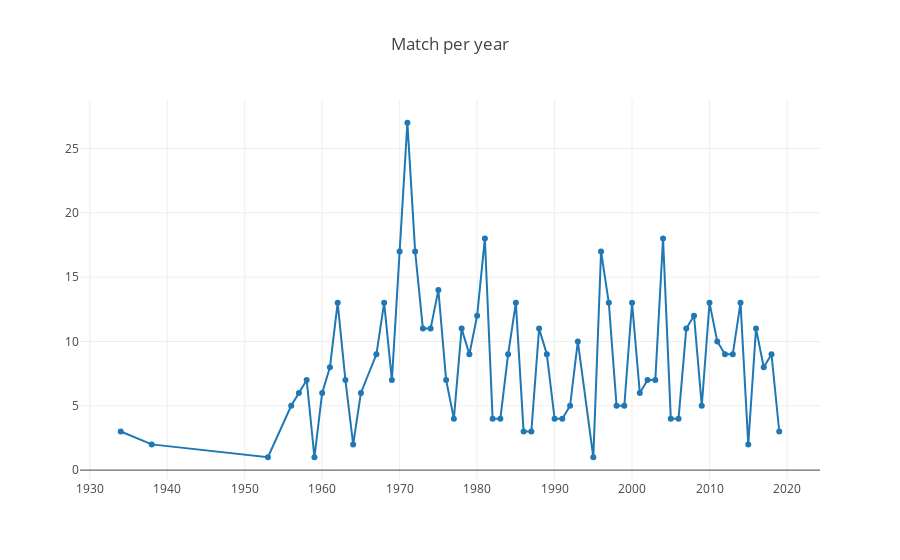

The notebook cell saved with this chart:
### Code cell
plot = go.Scatter(x = indonesiaYear.count().index, y = indonesiaYear.count()['win'], mode = 'lines+markers', name = 'Indonesia-match')
layout = go.Layout(title = 'Match per year')
fig = go.Figure(data = [plot], layout = layout)
fig.show()

### Figure 1 — Plotly figure (JSON) as saved in the notebook; plotly's stock layout.template omitted (floating-point values rounded to 4 significant figures)
{"data": [{"mode": "lines+markers", "name": "Indonesia-match", "type": "scatter", "uid": "a47236f9-0bbe-44e4-852f-64ce9ac5789a", "x": [1934, 1938, 1953, 1956, 1957, 1958, 1959, 1960, 1961, 1962, 1963, 1964, 1965, 1967, 1968, 1969, 1970, 1971, 1972, 1973, 1974, 1975, 1976, 1977, 1978, 1979, 1980, 1981, 1982, 1983, 1984, 1985, 1986, 1987, 1988, 1989, 1990, 1991, 1992, 1993, 1995, 1996, 1997, 1998, 1999, 2000, 2001, 2002, 2003, 2004, 2005, 2006, 2007, 2008, 2009, 2010, 2011, 2012, 2013, 2014, 2015, 2016, 2017, 2018, 2019], "y": [3, 2, 1, 5, 6, 7, 1, 6, 8, 13, 7, 2, 6, 9, 13, 7, 17, 27, 17, 11, 11, 14, 7, 4, 11, 9, 12, 18, 4, 4, 9, 13, 3, 3, 11, 9, 4, 4, 5, 10, 1, 17, 13, 5, 5, 13, 6, 7, 7, 18, 4, 4, 11, 12, 5, 13, 10, 9, 9, 13, 2, 11, 8, 9, 3]}], "layout": {"title": {"text": "Match per year"}}}
